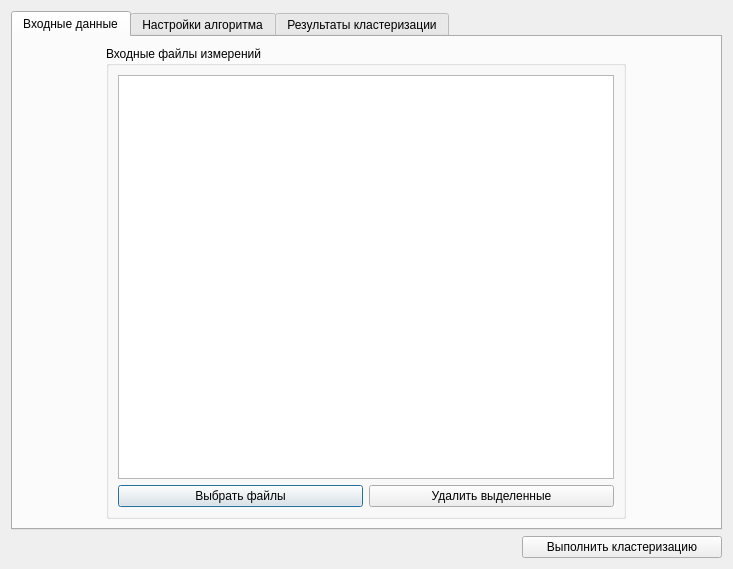
<?xml version="1.0" encoding="UTF-8"?>
<ui version="4.0">
 <class>ClasterizationDialog</class>
 <widget class="QDialog" name="ClasterizationDialog">
  <property name="geometry">
   <rect>
    <x>0</x>
    <y>0</y>
    <width>733</width>
    <height>569</height>
   </rect>
  </property>
  <property name="windowTitle">
   <string>Кластеризация данных</string>
  </property>
  <layout class="QVBoxLayout" name="verticalLayout_3">
   <item>
    <widget class="QTabWidget" name="tabWidget">
     <property name="currentIndex">
      <number>0</number>
     </property>
     <widget class="QWidget" name="tab">
      <attribute name="title">
       <string>Входные данные</string>
      </attribute>
      <layout class="QGridLayout" name="gridLayout">
       <item row="0" column="0">
        <widget class="QGroupBox" name="groupBox">
         <property name="maximumSize">
          <size>
           <width>520</width>
           <height>16777215</height>
          </size>
         </property>
         <property name="title">
          <string>Входные файлы измерений</string>
         </property>
         <layout class="QVBoxLayout" name="verticalLayout">
          <item>
           <widget class="QListWidget" name="listFilenames"/>
          </item>
          <item>
           <layout class="QHBoxLayout" name="horizontalLayout_2">
            <item>
             <widget class="QPushButton" name="buttonSelectInputFiles">
              <property name="text">
               <string>Выбрать файлы</string>
              </property>
             </widget>
            </item>
            <item>
             <widget class="QPushButton" name="buttonRemoveInputFiles">
              <property name="text">
               <string>Удалить выделенные</string>
              </property>
             </widget>
            </item>
           </layout>
          </item>
         </layout>
        </widget>
       </item>
      </layout>
     </widget>
     <widget class="QWidget" name="tab_2">
      <attribute name="title">
       <string>Настройки алгоритма</string>
      </attribute>
      <layout class="QVBoxLayout" name="verticalLayout_2">
       <item>
        <widget class="QGroupBox" name="groupBox_2">
         <property name="title">
          <string>Выбор алгоритма</string>
         </property>
         <layout class="QVBoxLayout" name="verticalLayout_5">
          <item>
           <widget class="QRadioButton" name="radioButtonMeanShift">
            <property name="text">
             <string>Алгоритм MeanShift</string>
            </property>
            <property name="checked">
             <bool>true</bool>
            </property>
           </widget>
          </item>
          <item>
           <widget class="QRadioButton" name="radioButtonWard">
            <property name="text">
             <string>Алгоритм Ward</string>
            </property>
           </widget>
          </item>
          <item>
           <widget class="QRadioButton" name="radioButtonDBSCAN">
            <property name="text">
             <string>Алгоритм DBSCAN</string>
            </property>
           </widget>
          </item>
         </layout>
        </widget>
       </item>
       <item>
        <widget class="QGroupBox" name="settingPanelMeanShift">
         <property name="title">
          <string>Настройки алгоритма MeanShift</string>
         </property>
         <layout class="QHBoxLayout" name="horizontalLayout_3">
          <item>
           <widget class="QLabel" name="label">
            <property name="sizePolicy">
             <sizepolicy hsizetype="Maximum" vsizetype="Preferred">
              <horstretch>0</horstretch>
              <verstretch>0</verstretch>
             </sizepolicy>
            </property>
            <property name="text">
             <string>Квантиль:</string>
            </property>
           </widget>
          </item>
          <item>
           <widget class="QDoubleSpinBox" name="spinBoxMeanShiftQuantile">
            <property name="sizePolicy">
             <sizepolicy hsizetype="Maximum" vsizetype="Fixed">
              <horstretch>0</horstretch>
              <verstretch>0</verstretch>
             </sizepolicy>
            </property>
            <property name="minimumSize">
             <size>
              <width>50</width>
              <height>0</height>
             </size>
            </property>
            <property name="singleStep">
             <double>0.010000000000000</double>
            </property>
            <property name="value">
             <double>0.190000000000000</double>
            </property>
           </widget>
          </item>
          <item>
           <spacer name="horizontalSpacer_2">
            <property name="orientation">
             <enum>Qt::Horizontal</enum>
            </property>
            <property name="sizeHint" stdset="0">
             <size>
              <width>40</width>
              <height>20</height>
             </size>
            </property>
           </spacer>
          </item>
         </layout>
        </widget>
       </item>
       <item>
        <widget class="QGroupBox" name="settingPanelWard">
         <property name="title">
          <string>Настройки алгоритма Ward</string>
         </property>
         <layout class="QVBoxLayout" name="verticalLayout_6">
          <item>
           <layout class="QHBoxLayout" name="horizontalLayout_4">
            <item>
             <widget class="QLabel" name="label_2">
              <property name="minimumSize">
               <size>
                <width>180</width>
                <height>0</height>
               </size>
              </property>
              <property name="text">
               <string>Количество кластеров:</string>
              </property>
             </widget>
            </item>
            <item>
             <widget class="QSpinBox" name="spinBoxWardClustersCount">
              <property name="minimumSize">
               <size>
                <width>50</width>
                <height>0</height>
               </size>
              </property>
              <property name="minimum">
               <number>1</number>
              </property>
              <property name="maximum">
               <number>999</number>
              </property>
              <property name="value">
               <number>4</number>
              </property>
             </widget>
            </item>
            <item>
             <spacer name="horizontalSpacer_3">
              <property name="orientation">
               <enum>Qt::Horizontal</enum>
              </property>
              <property name="sizeHint" stdset="0">
               <size>
                <width>40</width>
                <height>20</height>
               </size>
              </property>
             </spacer>
            </item>
           </layout>
          </item>
          <item>
           <layout class="QHBoxLayout" name="horizontalLayout_5">
            <item>
             <widget class="QLabel" name="label_3">
              <property name="minimumSize">
               <size>
                <width>180</width>
                <height>0</height>
               </size>
              </property>
              <property name="text">
               <string>Количество точек-соседей:</string>
              </property>
             </widget>
            </item>
            <item>
             <widget class="QSpinBox" name="spinBoxWardNeighborsCount">
              <property name="minimumSize">
               <size>
                <width>50</width>
                <height>0</height>
               </size>
              </property>
              <property name="minimum">
               <number>1</number>
              </property>
              <property name="value">
               <number>5</number>
              </property>
             </widget>
            </item>
            <item>
             <spacer name="horizontalSpacer_4">
              <property name="orientation">
               <enum>Qt::Horizontal</enum>
              </property>
              <property name="sizeHint" stdset="0">
               <size>
                <width>40</width>
                <height>20</height>
               </size>
              </property>
             </spacer>
            </item>
           </layout>
          </item>
         </layout>
        </widget>
       </item>
       <item>
        <widget class="QGroupBox" name="settingPanelDBSCAN">
         <property name="title">
          <string>Настройки алгоритма DBSCAN</string>
         </property>
         <layout class="QHBoxLayout" name="horizontalLayout_7">
          <item>
           <widget class="QLabel" name="label_4">
            <property name="text">
             <string>Параметр Eps:</string>
            </property>
           </widget>
          </item>
          <item>
           <widget class="QDoubleSpinBox" name="SpinBoxDBSCAN_Eps">
            <property name="minimum">
             <double>0.000000000000000</double>
            </property>
            <property name="maximum">
             <double>1000.000000000000000</double>
            </property>
            <property name="singleStep">
             <double>0.001000000000000</double>
            </property>
            <property name="value">
             <double>0.860000000000000</double>
            </property>
           </widget>
          </item>
          <item>
           <spacer name="horizontalSpacer_5">
            <property name="orientation">
             <enum>Qt::Horizontal</enum>
            </property>
            <property name="sizeHint" stdset="0">
             <size>
              <width>40</width>
              <height>20</height>
             </size>
            </property>
           </spacer>
          </item>
         </layout>
        </widget>
       </item>
       <item>
        <spacer name="verticalSpacer">
         <property name="orientation">
          <enum>Qt::Vertical</enum>
         </property>
         <property name="sizeHint" stdset="0">
          <size>
           <width>20</width>
           <height>40</height>
          </size>
         </property>
        </spacer>
       </item>
      </layout>
     </widget>
     <widget class="QWidget" name="tab_3">
      <attribute name="title">
       <string>Результаты кластеризации</string>
      </attribute>
      <layout class="QVBoxLayout" name="verticalLayout_4">
       <item>
        <layout class="QVBoxLayout" name="GraphicsLayout">
         <item>
          <widget class="QWidget" name="mplwindow" native="true">
           <property name="sizePolicy">
            <sizepolicy hsizetype="Preferred" vsizetype="Minimum">
             <horstretch>0</horstretch>
             <verstretch>0</verstretch>
            </sizepolicy>
           </property>
           <layout class="QVBoxLayout" name="mplvl">
            <property name="spacing">
             <number>2</number>
            </property>
            <property name="leftMargin">
             <number>2</number>
            </property>
            <property name="topMargin">
             <number>2</number>
            </property>
            <property name="rightMargin">
             <number>2</number>
            </property>
            <property name="bottomMargin">
             <number>2</number>
            </property>
           </layout>
          </widget>
         </item>
        </layout>
       </item>
       <item>
        <widget class="QTextEdit" name="textEdit">
         <property name="sizePolicy">
          <sizepolicy hsizetype="Expanding" vsizetype="Maximum">
           <horstretch>0</horstretch>
           <verstretch>0</verstretch>
          </sizepolicy>
         </property>
         <property name="minimumSize">
          <size>
           <width>0</width>
           <height>80</height>
          </size>
         </property>
         <property name="maximumSize">
          <size>
           <width>16777215</width>
           <height>160</height>
          </size>
         </property>
         <property name="readOnly">
          <bool>true</bool>
         </property>
        </widget>
       </item>
      </layout>
     </widget>
    </widget>
   </item>
   <item>
    <layout class="QHBoxLayout" name="horizontalLayout">
     <item>
      <spacer name="horizontalSpacer">
       <property name="orientation">
        <enum>Qt::Horizontal</enum>
       </property>
       <property name="sizeHint" stdset="0">
        <size>
         <width>40</width>
         <height>20</height>
        </size>
       </property>
      </spacer>
     </item>
     <item>
      <widget class="QPushButton" name="buttonClastering">
       <property name="minimumSize">
        <size>
         <width>200</width>
         <height>0</height>
        </size>
       </property>
       <property name="text">
        <string>Выполнить кластеризацию</string>
       </property>
      </widget>
     </item>
    </layout>
   </item>
  </layout>
 </widget>
 <resources/>
 <connections/>
</ui>
